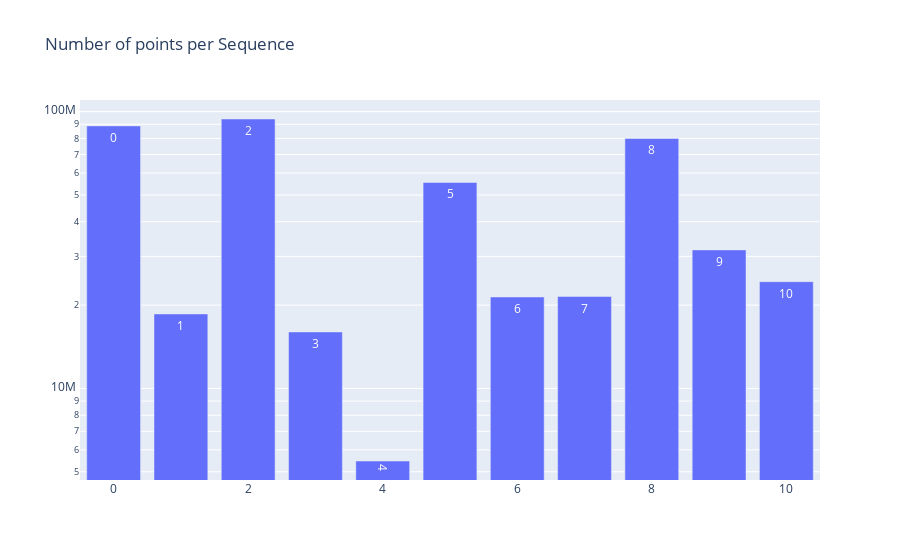

Source (notebook cell):
### Code cell
graph_points_per_seq(seq_stats_remapped, "Number of points per Sequence")

### Figure 1 — Plotly figure (JSON) as saved in the notebook; plotly's stock layout.template omitted (floating-point values rounded to 4 significant figures)
{"data": [{"text": [0, 1, 2, 3, 4, 5, 6, 7, 8, 9, 10], "type": "bar", "x": [0, 1, 2, 3, 4, 5, 6, 7, 8, 9, 10], "y": [88807545, 18581617, 94051043, 15998208, 5467722, 55487885, 21396580, 21475724, 79999600, 31660628, 24300413]}], "layout": {"autosize": false, "showlegend": false, "title": {"text": "Number of points per Sequence"}, "yaxis": {"type": "log"}}}
